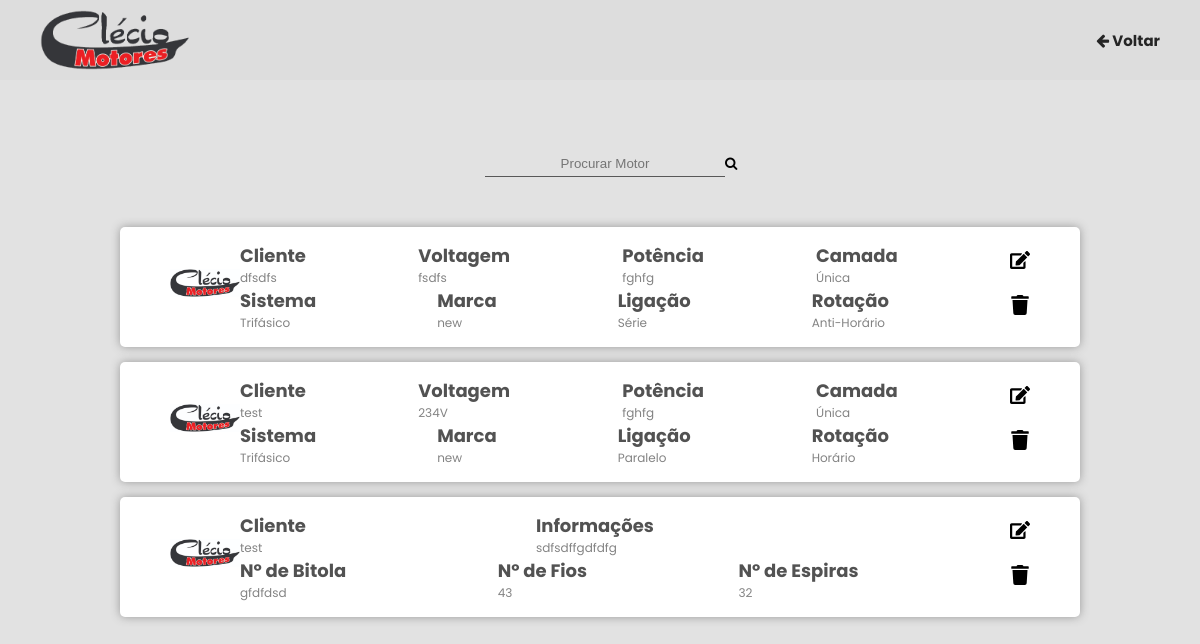
The page /pesquisa.php (signed in) on the database its author committed.
### tables this page shows
CREATE TABLE `motor` (
  `id` int(11) NOT NULL,
  `cliente` varchar(50) NOT NULL,
  `sistema` varchar(30) NOT NULL,
  `potencia` varchar(30) NOT NULL,
  `voltagem` varchar(30) NOT NULL,
  `amperagem` varchar(30) NOT NULL,
  `bitolasP` varchar(30) NOT NULL,
  `fiosP` int(30) NOT NULL,
  `espirasP` varchar(30) NOT NULL,
  `bitolaAux` varchar(30) NOT NULL,
  `fiosAux` int(30) NOT NULL,
  `espirasAux` varchar(30) NOT NULL,
  `marca` varchar(30) NOT NULL,
  `rpm` varchar(30) NOT NULL,
  `rotacao` varchar(15) NOT NULL,
  `ligacao` varchar(10) NOT NULL,
  `camada` varchar(10) NOT NULL,
  `informacoes` varchar(120) NOT NULL,
  `imagem` varchar(255) NOT NULL
);

CREATE TABLE `motorsp` (
  `id` int(11) NOT NULL,
  `cliente` varchar(50) NOT NULL,
  `bitolas` varchar(30) NOT NULL,
  `fios` varchar(30) NOT NULL,
  `espiras` varchar(30) NOT NULL,
  `informacoes` varchar(120) NOT NULL,
  `imagem` varchar(255) NOT NULL
);

### CLASSES/Motores.php (called while the page is built, shortened)
<?php
Class Motor{
    public function mostrarMotorCP(){
        global $pdo;
        $sql = "SELECT * FROM motor";
        $sql = $pdo->prepare($sql);
        $sql->execute();
        $motor = $sql->fetchAll(PDO::FETCH_ASSOC);
        return $motor;
    }
    public function mostrarMotorSP(){
        global $pdo;
        $sql = "SELECT * FROM motorsp";
        $sql = $pdo->prepare($sql);
        $sql->execute();
        $motor = $sql->fetchAll(PDO::FETCH_ASSOC);
        return $motor;
    }
}
?>

### pesquisa.php (the view, shortened to what this page needs)
<?php
if(!isset($_SESSION['id_user'])){
    header("location: index.php");
    exit;
} else {
    require_once 'CLASSES/Motores.php';
    $m = new Motor;
?>
<!DOCTYPE html>
<html lang="pt-br">
<head>
    <link rel="stylesheet" href="https://cdnjs.cloudflare.com/ajax/libs/font-awesome/4.7.0/css/font-awesome.min.css">
    <link rel="stylesheet" type="text/css" href="CSS/styleMotores.css" />
</head>
<body>
    <header>
        <img src="images/logo.png">
        <a href="menu.php"><i class="fa fa-arrow-left" aria-hidden="true"></i> Voltar</a>
    </header>
    <div class="container">
        <div class="pesquisa">
            <form method="GET" class="form">
                <div class="searchbar">
                    <input name="busca" placeholder="Procurar Motor">
                </div>
                <button type="submit"><i class="fa fa-search" aria-hidden="true"></i></button>
            </form>
        </div>
        <?php
            $motor = $m->mostrarMotorCP();
            foreach ($motor as $mcp){
        ?>
        <div class="item">
            <a href='mostrarMotor.php?id=<?= $mcp['id'] ?>'>
                <div class="imagem">
                    <img src="upload/<?= $mcp['imagem']?>" >
                </div>
            </a>
            <div class="content">
                <div class="row">
                    <div class="text">
                        <div class="title"><h2>Cliente</h2></div>
                        <h4><?= $mcp['cliente'] ?></h4>
                    </div>
                    <div class="text">
                        <div class="title"><h2>Voltagem</h2></div>
                        <h4><?= $mcp['voltagem'] ?></h4>
                    </div>
                    <div class="text">
                        <div class="title"><h2>Potência</h2></div>
                        <h4><?= $mcp['potencia'] ?></h4>
                    </div>
                    <div class="text">
                        <div class="title"><h2>Camada</h2></div>
                        <h4><?= $mcp['camada'] ?></h4>
                    </div>
                    <div class="action">
                        <a href='editarMotor.php?id=<?= $mcp['id'] ?>'>
                            <img src="./images/edit.svg" alt="editar">
                        </a>
                    </div>
                </div>
                <div class="row">
                    <div class="text">
                        <div class="title"><h2>Sistema</h2></div>
                        <h4><?= $mcp['sistema'] ?></h4>
                    </div>
                    <div class="text">
                        <div class="title"><h2>Marca</h2></div>
                        <h4><?= $mcp['marca'] ?></h4>
                    </div>
                    <div class="text">
                        <div class="title"><h2>Ligação</h2></div>
                        <h4><?= $mcp['ligacao'] ?></h4>
                    </div>
                    <div class="text">
                        <div class="title"><h2>Rotação</h2></div>
                        <h4><?= $mcp['rotacao'] ?></h4>
                    </div>
                     <div class="action">
                        <a href='excluirMotor.php?id=<?= $mcp['id'] ?>'>
                            <img src="./images/remove.svg" alt="remover">
                        </a>
                    </div>
                </div>
            </div>
        </div>
        <?php } ?>
        <?php
            $motor = $m->mostrarMotorSP();
            foreach ($motor as $msp){
        ?>
        <div class="item">
            <a href='mostrarMotor.php?id=<?= $msp['id'] ?>'>
                <div class="imagem">
                    <img src="upload/<?= $msp['imagem']?>" >
                </div>
            </a>
            <div class="content">
                <div class="row">
                    <div class="text">
                        <div class="title"><h2>Cliente</h2></div>
                        <h4><?= $msp['cliente'] ?></h4>
                    </div>
                    <div class="text" id="info">
                        <div class="title"><h2>Informações</h2></div>
                        <h4><?= $msp['informacoes'] ?></h4>
                    </div>
                    <div class="action">
                        <a href='editarMotorSP.php?id=<?= $msp['id'] ?>'>
                            <img src="./images/edit.svg" alt="editar">
                        </a>
                    </div>
                </div>
                <div class="row">
                    <div class="text">
                        <div class="title"><h2>Nº de Bitola</h2></div>
                        <h4><?= $msp['bitolas'] ?></h4>
                    </div>
                    <div class="text">
                        <div class="title"><h2>Nº de Fios</h2></div>
                        <h4><?= $msp['fios'] ?></h4>
                    </div>
                    <div class="text">
                        <div class="title"><h2>Nº de Espiras</h2></div>
                        <h4><?= $msp['espiras'] ?></h4>
                    </div>
                    <div class="action">
                        <a href='excluirMotorSP.php?id=<?= $msp['id'] ?>'>
                            <img src="./images/remove.svg" alt="remover">
                        </a>
                    </div>
                </div>
            </div>
        </div>
        <?php } ?>
    </div>
</body>
</html>
<?php
    }
?>

### CSS/styleMotores.css (style rules this page uses)
* { padding: 0; margin: 0; box-sizing: border-box; }
html { font-family: Poppins; }
a { text-decoration: none; }
body { background-color: #e2e2e2; }
header { width: 100%; height: 80px; display: flex; justify-content: space-between; align-items: center; background-color: #dddddd; padding: 0 40px; }
header img { margin-right: auto; max-width: 150px; }
.form { width: 230px; display: flex; justify-content: space-between; margin: 50px 0; }
.form input { width: 240px; height: 25px; background: none; outline: none; border: none; border-bottom: 1.5px solid #585858; padding: 2px 5px; text-align: center; color: #838383; transition: 0.3s; }
.form button { background: none; outline: none; border: none; cursor: pointer; }
header a { font: bold 15px Poppins; cursor: pointer; color: #252525; transition: 0.2s; }
.container { width: 100%; display: flex; flex-direction: column; justify-content: space-between; align-items: center; padding: 20px 0; }
.pesquisa { display: flex; justify-content: center; }
.item { width: 80%; height: 120px; display: flex; justify-content: space-between; align-items: center; background-color: #ffffff; padding: 20px 50px; border-radius: 5px; box-shadow: 0 0 10px rgb(153, 153, 153); margin-bottom: 15px; }
.imagem img { max-width: 70px; }
.content { width: 900px; }
.row { display: flex; justify-content: space-between; }
.text .title { font: 12px Poppins; color: rgb(82, 82, 82); }
.text h4 { font: 12px Poppins; color: #838383; }
.action { padding: 8px 0; }
.action img { width: 20px; height: 20px; }
#info { margin-right: auto; padding: 0 230px; }

### rows shown on the page
motor: imagem (picture), cliente "dfsdfs", voltagem "fsdfs", potencia "fghfg", camada "Única", sistema "Trifásico", marca "new", ligacao "Série", rotacao "Anti-Horário"
motor: imagem (picture), cliente "test", voltagem "234V", potencia "fghfg", camada "Única", sistema "Trifásico", marca "new", ligacao "Paralelo", rotacao "Horário"
motorsp: imagem (picture), cliente "test", informacoes "sdfsdffgdfdfg", bitolas "gfdfdsd", fios "43", espiras "32"
